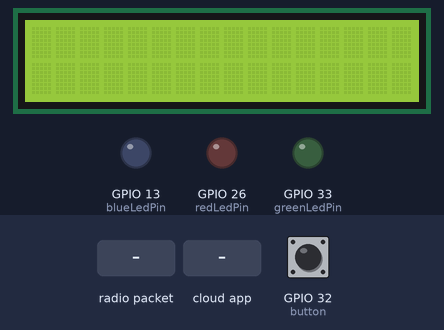
The sketch below on a simulated ESP8266 (NodeMCU). Shown: 16×2 character LCD, output pins drawn as LEDs (lit = HIGH). Inputs (shaded band) come from the test bench; at power-on: GPIO 32 (button) LOW. WiFi joins after 1.5 s; servers stay silent unless stated; no radio packets arrive unless stated; the Firebase database answers and starts empty; what the sketch prints to the serial monitor is not drawn.

Above: at 2.7 s.
2.8 s: radio packet "array" arrives
At 3.7 s:
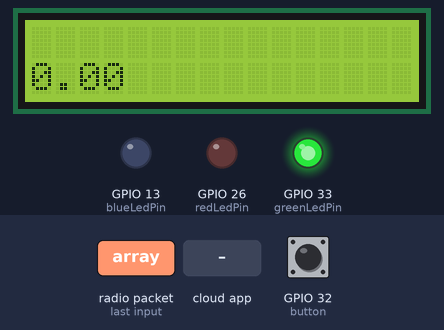
4.5 s: the phone or cloud app sets 0 to 1
At 6.5 s:
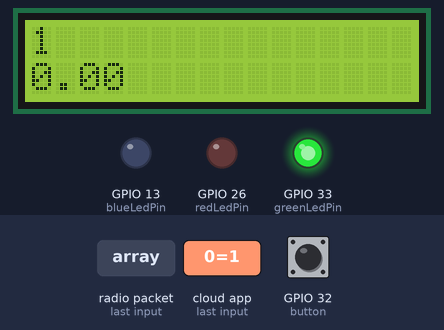
7.2 s: the phone or cloud app sets 0 to 0
At 9.2 s:
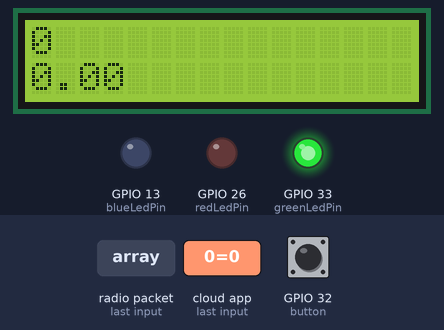
Timing chart, 0 to 10.7 s (numbered marks = the images above; inputs shaded):
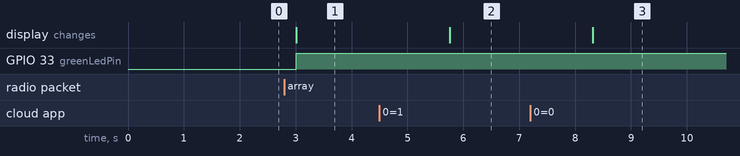

Measured:
- after the input at 2.8 s, GPIO 33 (greenLedPin): LOW → HIGH after 0.21 s; the display: changes after 0.21 s (image 1)
- after the input at 4.5 s, the display: changes after 1.3 s (image 2)
- after the input at 7.2 s, the display: changes after 1.1 s (image 3)

The sketch:

rioter.pde
```cpp
#include <SPI.h>
#include <RH_NRF24.h>
#include <LiquidCrystal_I2C.h>
#include <Arduino.h>
#if defined(ESP32)
  #include <WiFi.h>
#elif defined(ESP8266)
  #include <ESP8266WiFi.h>
#endif
#include <Firebase_ESP_Client.h>

//Provide the token generation process info.
#include "addons/TokenHelper.h"
//Provide the RTDB payload printing info and other helper functions.
#include "addons/RTDBHelper.h"

#define WIFI_SSID "ufdevice"
#define WIFI_PASSWORD "gogators"
#define API_KEY ""
#define DATABASE_URL "https://rioters-b0f93-default-rtdb.firebaseio.com/"
#define CE 4
#define CSN 5
#define redLedPin 26
#define greenLedPin 33
#define blueLedPin 13
#define button 32

//Define Firebase Data object
FirebaseData fbdo;

FirebaseAuth auth;
FirebaseConfig config;

unsigned long sendDataPrevMillis = 0;
int count = 0;
bool signupOK = false;
String stringValue = "";
String nextName = "";
int currIndex = 0;
int maxIndex = 0;
FirebaseJsonArray roomNames;

unsigned long lastDebounceTime = 0;
unsigned long debounceDelay = 50;

int lastButtonState = LOW;
int buttonState;

// Singleton instance of the radio driver
// RH_NRF24 nrf24;
RH_NRF24 nrf24(CE,CSN);
// RH_NRF24 nrf24(8, 7); // use this to be electrically compatible with Mirf
// RH_NRF24 nrf24(8, 10);// For Leonardo, need explicit SS pin
// RH_NRF24 nrf24(8, 7); // For RFM73 on Anarduino Mini

LiquidCrystal_I2C lcd(0x3F, 16, 2);

void setup()
{
  Serial.begin(9600);
  pinMode(redLedPin, OUTPUT);
  pinMode(greenLedPin, OUTPUT);
  pinMode(blueLedPin, OUTPUT);
  pinMode(button, INPUT);

  lcd.init();
  lcd.backlight();
  while (!Serial)
    ; // wait for serial port to connect. Needed for Leonardo only
  if (!nrf24.init())
    Serial.println("init failed");
  // Defaults after init are 2.402 GHz (channel 2), 2Mbps, 0dBm
  if (!nrf24.setChannel(1))
    Serial.println("setChannel failed");
  if (!nrf24.setRF(RH_NRF24::DataRate2Mbps, RH_NRF24::TransmitPower0dBm))
    Serial.println("setRF failed");


  WiFi.begin(WIFI_SSID, WIFI_PASSWORD);
  while (WiFi.status() != WL_CONNECTED) {
      delay(500);
      Serial.println("Connecting to WiFi...");
  }

  config.api_key = API_KEY;

    /* Assign the RTDB URL (required) */
  config.database_url = DATABASE_URL;


  if (Firebase.signUp(&config, &auth, "", "")){
    Serial.println("ok");
    signupOK = true;
  }
  else{
    Serial.println("HELP MEEE");
    Serial.printf("%s\n", config.signer.signupError.message.c_str());
  }

  /* Assign the callback function for the long running token generation task */
  config.token_status_callback = tokenStatusCallback; //see addons/TokenHelper.h

  Firebase.begin(&config, &auth);
  Firebase.reconnectWiFi(true);


}

void clearTopRow() {
  lcd.setCursor(0, 0); // Set cursor to the beginning of the first row
  for(int i = 0; i < 16; i++) {
    lcd.print(" "); // Print spaces to clear the row
  }
  lcd.setCursor(0, 0); // Optional: Return to the beginning of the first row
}


void clearBottomRow() {
  lcd.setCursor(0, 1); // Set cursor to the beginning of the first row
  for(int i = 0; i < 16; i++) {
    lcd.print(" "); // Print spaces to clear the row
  }
  lcd.setCursor(0, 1); // Optional: Return to the beginning of the first row
}

void incrementIndex() {
    unsigned long currentMillis = millis();
    Serial.println("Called increment");
    if ((currentMillis - lastDebounceTime) > debounceDelay) {
        // Update the index
        currIndex++;
        // Update the last debounce time
        lastDebounceTime = currentMillis;
    }
    if (currIndex >= maxIndex){
      currIndex = 0;
    }

   if (Firebase.ready() && signupOK && (millis() - sendDataPrevMillis > 15000 || sendDataPrevMillis == 0)) {
    if (Firebase.RTDB.setInt(&fbdo, "Rioters/index", currIndex)) {
        Serial.println("Update successful");
        Serial.println("PATH: " + fbdo.dataPath());
        Serial.println("TYPE: " + fbdo.dataType());
    } else {
        Serial.println("Update failed");
        Serial.println("REASON: " + fbdo.errorReason());
        Serial.println("CURR INDEX: " + String(currIndex));
        Serial.println("PATH: Rioters/index");
        Serial.println("TYPE: int");
    }
}


}

void loop()
{

  delay(500);

   if (!Firebase.ready()) {
        Serial.println("Firebase not ready, attempting to reconnect...");
        Firebase.reconnectWiFi(true);
        delay(1000);  // You may adjust the delay based on your requirements
  } else {

 if (Firebase.RTDB.getArray(&fbdo, "/Rioters/queue")) {
    if (fbdo.dataType() == "array") {
      roomNames = fbdo.jsonArray();

      Serial.println("Room Names:");
      for (int i = 0; i < roomNames.size(); i++) {
        Serial.print(i);
      }
      Serial.println("INSIDDEEEE");
      maxIndex = roomNames.size();
    } else {
      Serial.println("Received data is not an array.");
    }
  } else {
    Serial.println("Failed to retrieve the array from Firebase.");
    Serial.println("Error Reason: " + fbdo.errorReason());
  }

    if (Firebase.RTDB.getString(&fbdo, "/Rioters/index")) {
      if (fbdo.dataType() == "int") {
        currIndex = fbdo.intData();
        Serial.println(currIndex);
        delay(300);
      } else {
        Serial.println("Received data is not a string.");
      }
    } else {
      Serial.println("Failed to retrieve the string from Firebase.");
      Serial.println("Error Reason: " + fbdo.errorReason());
    }

  String namePath = "/Rioters/queue/" + String(currIndex);
  Serial.println(namePath);


   if (Firebase.RTDB.getString(&fbdo, namePath)) {
    if (fbdo.dataType() == "string") {
      String tempName = nextName;
      nextName = fbdo.stringData();
      if (nextName != tempName){
        clearTopRow();
      }
      Serial.println(nextName);
      lcd.setCursor(0,0);
      lcd.print(nextName);
      delay(300);
    } else {
      Serial.println("Received data is not a string.");
    }
  } else {
    Serial.println("Failed to retrieve the string from Firebase.");
    Serial.println("Error Reason: " + fbdo.errorReason());
  }


  // if (Firebase.RTDB.getString(&fbdo, "/person")) {
  //   if (fbdo.dataType() == "string") {
  //     stringValue = fbdo.stringData();
  //     Serial.println(stringValue);
  //     lcd.setCursor(0,0);
  //     lcd.print(stringValue);
  //     delay(3000);
  //   } else {
  //     Serial.println("Received data is not a string.");
  //   }
  // } else {
  //   Serial.println("Failed to retrieve the string from Firebase.");
  //   Serial.println("Error Reason: " + fbdo.errorReason());
  // }

 int reading = digitalRead(button);
 Serial.println("Button:");
 Serial.println(reading);
 Serial.println(lastButtonState);


  if(reading != lastButtonState){
    lastDebounceTime = millis();
  }


  if ((millis() - lastDebounceTime) > debounceDelay) {
        // whatever the reading is at, it's been there for longer than the debounce
        // delay, so take it as the actual current state:

        // if the button state has changed:
        if (reading != buttonState) {
            buttonState = reading;

            // only increment the index if the new button state is LOW
            if (buttonState == HIGH) {
                incrementIndex();
            }
        }
    }
    lastButtonState = reading;

  if (nrf24.available())
  {
    // Should be a message for us now
    uint8_t buf[RH_NRF24_MAX_MESSAGE_LEN];
    uint8_t len = sizeof(buf);

    if (nrf24.recv(buf, &len))
    {
//      NRF24::printBuffer("request: ", buf, len);
      int receivedNum = 0;
      // Assuming integer was sent in little-endian
      memcpy(&receivedNum, buf, sizeof(receivedNum));
      Serial.print("Received: ");
      Serial.println(receivedNum);
      Serial.print("got request: ");
      Serial.println((char*)buf);

      if (Firebase.ready() && signupOK && (millis() - sendDataPrevMillis > 15000 || sendDataPrevMillis == 0)){
        if (Firebase.RTDB.setInt(&fbdo, "test/int", receivedNum)) {
          Serial.println("PASSED");
          Serial.println("PATH: " + fbdo.dataPath());
          Serial.println("TYPE: " + fbdo.dataType());
        }
        else {
          Serial.println("FAILED");
          Serial.println("REASON: " + fbdo.errorReason());
        }
      }
      double fillStatus = 0;
      fillStatus = (100.00)*((1330.00 - (double)receivedNum)/1330.00);
      if (fillStatus < 0){
        fillStatus = 0;
      }
      Serial.println("PERCENTAGE RN: ");
      Serial.println(fillStatus);
      clearBottomRow();
      lcd.print(fillStatus);

      if (fillStatus <= 40){
          digitalWrite(redLedPin, LOW);
          digitalWrite(blueLedPin, LOW);
          digitalWrite(greenLedPin, HIGH);
      }
      else if (fillStatus >= 41 && fillStatus <= 84) {
          digitalWrite(redLedPin, LOW);
          digitalWrite(blueLedPin, HIGH);
          digitalWrite(greenLedPin, LOW);
      }
      else{
          digitalWrite(redLedPin, HIGH);
          digitalWrite(blueLedPin, LOW);
          digitalWrite(greenLedPin, LOW);
      }
    }
    else
    {
      Serial.println("recv failed");
    }
    delay(500);
  }
  }
}
```
